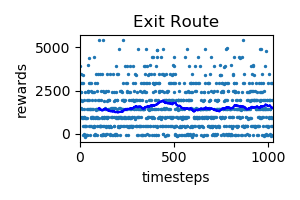

Generate this figure with Python:
from grid_building import GridBuildingEnv
import numpy as np
import time
import os

import matplotlib
import matplotlib.pyplot as plt

from stable_baselines.common.policies import MlpPolicy
from stable_baselines.bench import Monitor
from result_plotter import load_results, ts2xy, plot_results, X_TIMESTEPS
from stable_baselines import PPO2

log_dir = "./log/"
os.makedirs(log_dir, exist_ok=True)

building = np.array(
  [
    #  0  1  2  3  4  5  6  7  8  9  A  B  C  D  E  F
      [0, 1, 1, 0, 1, 1, 1, 1, 1, 0, 1, 0, 1, 1, 1, 1], # 0
      [0, 1, 1, 0, 1, 1, 1, 1, 1, 0, 1, 0, 1, 1, 1, 1], # 1
      [0, 0, 0, 0, 0, 0, 0, 0, 0, 0, 0, 0, 0, 0, 0, 1], # 2
      [0, 1, 1, 1, 0, 1, 1, 1, 1, 0, 1, 1, 1, 1, 0, 1], # 3
      [0, 1, 1, 1, 0, 1, 1, 1, 1, 0, 1, 1, 1, 1, 0, 1], # 4
      [0, 1, 1, 1, 0, 1, 1, 1, 1, 0, 1, 1, 0, 1, 0, 1], # 5
      [0, 1, 1, 1, 0, 1, 1, 1, 1, 0, 1, 1, 0, 1, 0, 1], # 6
      [0, 0, 0, 0, 0, 0, 0, 0, 0, 0, 0, 0, 0, 0, 0, 1], # 7
      [0, 1, 1, 1, 1, 1, 1, 1, 0, 1, 0, 1, 0, 1, 0, 1], # 8
      [0, 1, 1, 1, 1, 1, 1, 1, 0, 0, 0, 1, 1, 1, 0, 1], # 9
      [0, 1, 1, 1, 1, 1, 1, 1, 0, 0, 0, 1, 1, 1, 0, 1], # A
  ], dtype=np.int8
)

# building = np.array([
#   [0, 1, 0],
#   [0, 0, 0],
#   [0, 1, 0]
# ])

starts = [(0x2,0x2), (0x7,0x0), (0x7,0x7), (0x2,0x6), (0x2,0xC), (0x0,0x9), (0x7,0xC)]
exits = [(0x0,0x0), (0x0,0x3), (0x0,0xB), (0xA,0xE), (0xA,0x8), (0xA,0x0)]

# starts = [(2,2)]
# exits = [(0,0)]
env = GridBuildingEnv(building=building, starting_points=starts, exits=exits)
env = Monitor(env, log_dir, allow_early_resets=True)


def debug():
  obs, reward, done, info = env.step([0, 3])
  env.render()
  print(reward)

  while True:
    env.render()
    time.sleep(1)

# env = Monitor(env, log_dir, allow_early_resets=True)
# env = gym.make("CartPole-v4")

# best_mean_reward, n_steps = -np.inf, 0

# def callback(_locals, _globals):
#     """
#     Callback called at each step (for DQN an others) or after n steps (see ACER or PPO2)
#     :param _locals: (dict)
#     :param _globals: (dict)
#     """
#     global n_steps, best_mean_reward
#     # Print stats every 1000 calls
#     # if (n_steps + 1) % 1000 == 0:
#     # Evaluate policy training performance
#     x, y = ts2xy(load_results(log_dir), 'timesteps')
#     if len(x) > 0:
#         mean_reward = np.mean(y[-128:])
#         print(x[-1], 'timesteps')
#         print("Best mean reward: {:.2f} - Last mean reward per episode: {:.2f}".format(best_mean_reward, mean_reward))

        
      
#         result = plot_results([log_dir], )
        # New best model, you could save the agent here
        # if mean_reward > best_mean_reward:
        #     best_mean_reward = mean_reward
        #     # Example for saving best model
        #     print("Saving new best model")
        #     _locals['self'].save(log_dir + 'best_model.pkl')
    # n_steps += 1
    # Returning False will stop training early
#     return True

def train_run(steps=10000, save="model"):  
  model = PPO2(MlpPolicy, env, verbose=1)
  model.learn(total_timesteps=steps)

  result = plot_results([log_dir], steps, X_TIMESTEPS, "Exit Route")
  
  model.save('model')
  plt.savefig('train_2_plot.pdf')
  # obs = env.reset()
  # total_rewards = 0
  # for i in range(1000):
  #     action, _states = model.predict(obs)
  #     obs, reward, done, info = env.step(action)
  #     # total_rewards += reward
  #     print(f"Rewards: {reward}, Steps: {i}")
  #     # if (done):
  #     #     break
  #     env.render()
  # env.close()

train_run(15000)
